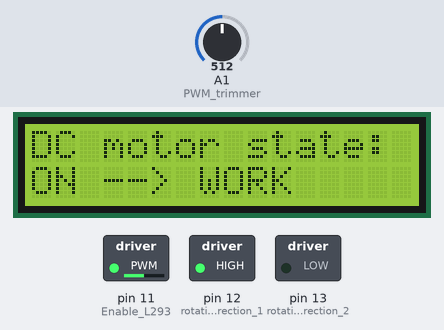
Simulated run of this sketch. Board: Arduino Uno, built with avr-gcc and run on an emulated ATmega328P. On the bench: 16×2 character LCD, switched loads named in the sketch (green lamp = pin HIGH). The inputs (shaded band) are chosen by the test bench; at power-on: A1 (PWM_trimmer) = 512. What the sketch prints to the serial monitor is not drawn.

Above: at 1.2 s.
1.3 s: A1 (PWM_trimmer) set to 716
At 2.5 s:
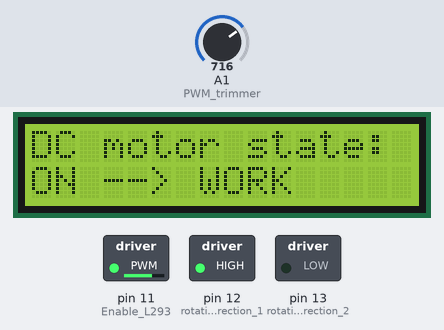
2.8 s: A1 (PWM_trimmer) set to 900
At 3.9 s:
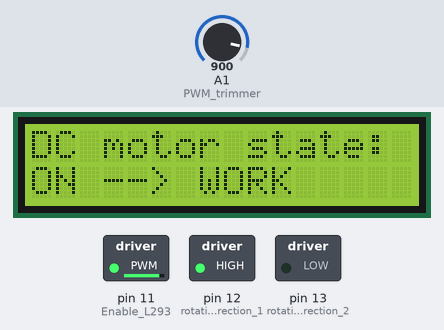
4.3 s: A1 (PWM_trimmer) set to 122
At 4.7 s:
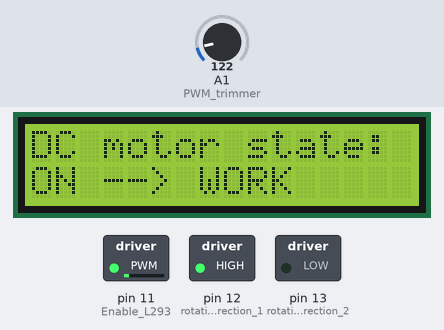
5.8 s: A1 (PWM_trimmer) set to 91
At 6.2 s:
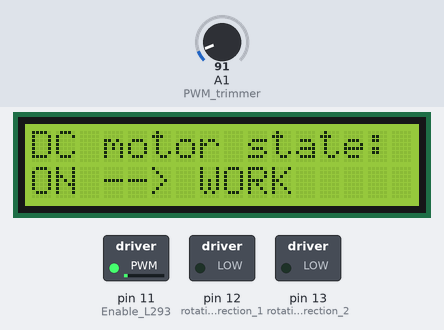
7.3 s: A1 (PWM_trimmer) set to 0
At 8.4 s:
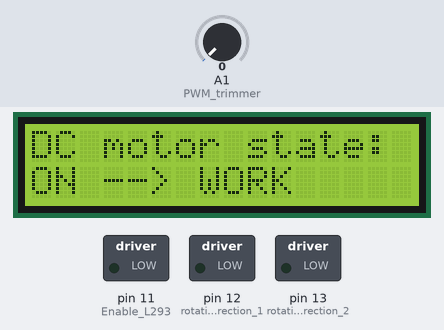
8.8 s: A1 (PWM_trimmer) set to 306
At 9.8 s:
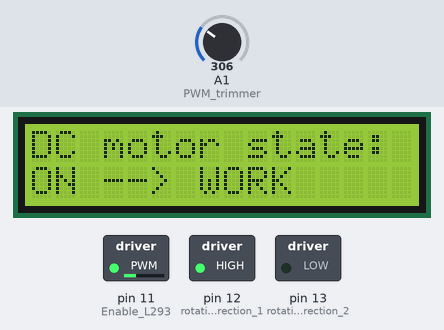
Timing chart, 0 to 11.3 s (numbered marks = the images above; inputs shaded):
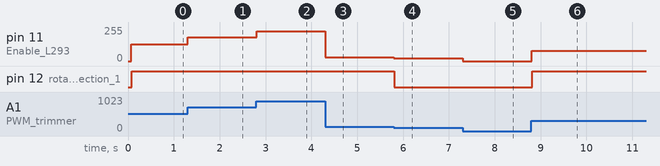

The sketch:

motor_driver_L293_e_PWM.ino
```cpp
int rotation_direction_1 = 12;  // primo pin dell'integrato L293 per gestire il senso di rotazione del motore
int rotation_direction_2 = 13;  // secondo pin ....
int Enable_L293 = 11; // pin del L293 per usare la gestione in PWM
int PWM_trimmer = A1; // pin del segnale del pitenziometro che gestirà in PWM
#include <LiquidCrystal.h>
LiquidCrystal lcd(7, 6, 5, 4 , 3, 2); // lcd(rs, en, d4, d5, d6, d7)

void setup() {
  Serial.begin(9600);
  pinMode(Enable_L293, OUTPUT);
  pinMode(rotation_direction_1, OUTPUT);
  pinMode(rotation_direction_2, OUTPUT);
  lcd.begin(16,2);
  lcd.print("DC motor state:");
  lcd.setCursor(0,1); lcd.print("ON --> WORK");
}

void loop() {
  int PWM_trimmer_value = analogRead(PWM_trimmer);
  int PWMvalue = map(PWM_trimmer_value, 0, 1023, 0, 255);
  analogWrite(Enable_L293, PWMvalue);
  delay(10);
  Serial.println(PWM_trimmer_value);

  if (PWM_trimmer_value < 101){
    digitalWrite(rotation_direction_1, LOW);
    digitalWrite(rotation_direction_2, LOW);
  } else {
    digitalWrite(rotation_direction_1, HIGH);
    digitalWrite(rotation_direction_2, LOW);
  }

}
```

Measured:
- after the input at 1.3 s, pin 11 (Enable_L293): 127/255 → 178/255 at once
- after the input at 2.8 s, pin 11 (Enable_L293): 178/255 → 224/255 at once
- after the input at 4.3 s, pin 11 (Enable_L293): 224/255 → 30/255 at once
- after the input at 5.8 s, pin 11 (Enable_L293): 30/255 → 22/255 at once; pin 12 (rotation_direction_1): HIGH → LOW at once
- after the input at 7.3 s, pin 11 (Enable_L293): 22/255 → 0/255 at once
- after the input at 8.8 s, pin 11 (Enable_L293): 0/255 → 76/255 at once; pin 12 (rotation_direction_1): LOW → HIGH at once
